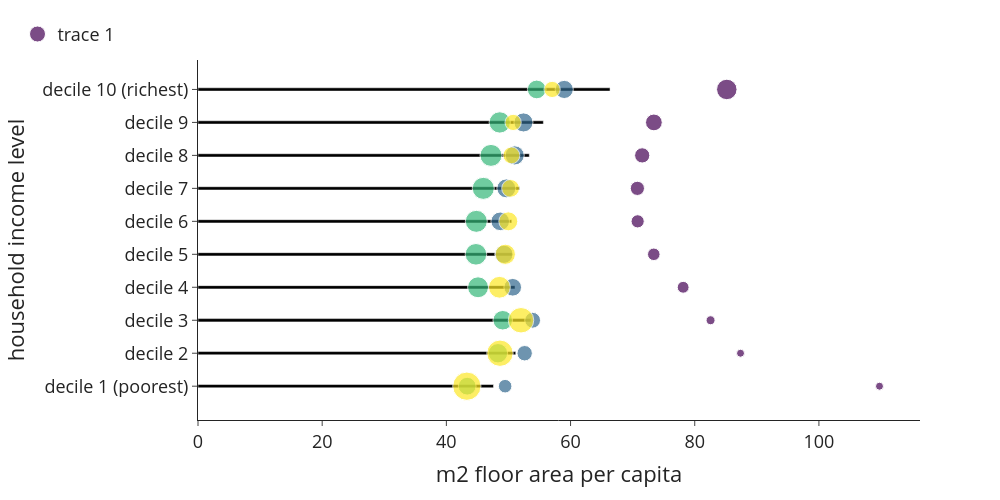

The code cell stored with this chart in its notebook:
### Markdown cell above
#### Floor area

### Code cell
#floor area per income level
use_m2_total_inc = (use['size2019_w1']*use['n_hhd']).groupby(level=0, sort=False).sum() #m2 total in each group summed by income level
use_cap_total_inc = use['n_hhdmem2019'].groupby(level=0, sort=False).sum() #no. of people in each group summed by income level
use_m2_per_cap_inc = use_m2_total_inc / use_cap_total_inc #m2/cap in each income group
use_m2_per_cap_inc.plot(kind='bar') #per person
"""interpretation: especially the highest income decile has considerably more floor area available than the vast majority"""

#floor area per income level and building type
use_m2_total_inc_type = (use['size2019_w1']*use['n_hhd']).groupby(level=[0,1], sort=False).sum() #m2 total in each group summed by income level
use_cap_total_inc_type = use['n_hhdmem2019'].groupby(level=[0,1], sort=False).sum() #no. of people in each group summed by income level
use_m2_per_cap_inc_type = use_m2_total_inc_type / use_cap_total_inc_type #m2/cap in each income group

#preparing the dataframes for plotting
df = use_m2_per_cap_inc
df2=use_m2_per_cap_inc_type.rename('value').to_frame()
df2['n_hhd'] = use['n_hhd'].groupby(level=[0,1], sort=False).sum()
df2 = df2.reset_index()

#plot
colors = ['#000000', #construction
                            '#fe6100', #buildings                                              
                                        '#648fff', #roads
                                        '#785ef0', #railways
                                        '#ffb000', #electricity
                                        '#808080', #other civil engineering
                                        '#000000', #construction
                                        ]
fig = px.bar(df, x=df.values, y=df.index,  
             labels={'x':'m2 floor area per capita', 'inc_lab':'household income level'}, 
             template='simple_white', 
             color_discrete_sequence=colors) 
fig.update_layout(width=1000, height=500, 
                      #xaxis_tickformat = '.0%',
                      font=dict(size=18),
                      bargap=0.9,
                      legend=dict(
        orientation="h",
        #entrywidth=70,
        yanchor="bottom",
        y=1.02,
        xanchor="left",
        x=-0.25,
    ))

fig.add_trace(go.Scatter(
        y=df2['inc_lab'], 
        x=df2['value'],
        mode='markers',
        marker=dict(size=df2['n_hhd'],
                    sizemode='area',
                    sizeref=4*max(df2['n_hhd'])/(40.**2),
                    sizemin=4,
                    color=10*[0, 1, 2, 3],
                   #symbol=df2['typology_lab']
                    ),
        #size=round(df.groupby('approach', sort=False).sum(numeric_only=True).value,0).astype(int).astype(str)+'Mt',
        #mode='text',
        #textposition='middle right',
        showlegend=True
    ))

### Figure 1 — Plotly figure (JSON) as saved in the notebook; plotly's stock layout.template omitted (floating-point values rounded to 4 significant figures)
{"data": [{"alignmentgroup": "True", "hovertemplate": "m2 floor area per capita=%{x}<br>household income level=%{y}<extra></extra>", "legendgroup": "", "marker": {"color": "#000000", "pattern": {"shape": ""}}, "name": "", "offsetgroup": "", "orientation": "h", "showlegend": false, "textposition": "auto", "type": "bar", "x": [47.59, 51.18, 53.64, 51.06, 50.61, 50.53, 51.81, 53.36, 55.63, 66.36], "xaxis": "x", "y": ["decile 1 (poorest)", "decile 2", "decile 3", "decile 4", "decile 5", "decile 6", "decile 7", "decile 8", "decile 9", "decile 10 (richest)"], "yaxis": "y"}, {"marker": {"color": [0, 1, 2, 3, 0, 1, 2, 3, 0, 1, 2, 3, 0, 1, 2, 3, 0, 1, 2, 3, 0, 1, 2, 3, 0, 1, 2, 3, 0, 1, 2, 3, 0, 1, 2, 3, 0, 1, 2, 3], "size": [32320, 95375, 164910, 416060, 27910, 123415, 195890, 361150, 41930, 130265, 198990, 337315, 72855, 162040, 226990, 246645, 81515, 172410, 242080, 212625, 90250, 180150, 251675, 186565, 104745, 186740, 253250, 163695, 120350, 190495, 250165, 147490, 145640, 189465, 235990, 137225, 218120, 171400, 181885, 136870], "sizemin": 4, "sizemode": "area", "sizeref": 1040.0}, "mode": "markers", "showlegend": true, "type": "scatter", "x": [109.8, 49.46, 43.35, 43.3, 87.37, 52.61, 48.31, 48.63, 82.55, 53.89, 49.08, 52.02, 78.13, 50.69, 45.1, 48.55, 73.41, 49.27, 44.77, 49.49, 70.81, 48.67, 44.82, 49.97, 70.76, 49.66, 45.94, 50.34, 71.54, 51.0, 47.18, 50.47, 73.42, 52.42, 48.6, 50.75, 85.16, 58.98, 54.55, 57.03], "y": ["decile 1 (poorest)", "decile 1 (poorest)", "decile 1 (poorest)", "decile 1 (poorest)", "decile 2", "decile 2", "decile 2", "decile 2", "decile 3", "decile 3", "decile 3", "decile 3", "decile 4", "decile 4", "decile 4", "decile 4", "decile 5", "decile 5", "decile 5", "decile 5", "decile 6", "decile 6", "decile 6", "decile 6", "decile 7", "decile 7", "decile 7", "decile 7", "decile 8", "decile 8", "decile 8", "decile 8", "decile 9", "decile 9", "decile 9", "decile 9", "decile 10 (richest)", "decile 10 (richest)", "decile 10 (richest)", "decile 10 (richest)"]}], "layout": {"bargap": 0.9, "barmode": "relative", "font": {"size": 18}, "height": 500, "legend": {"orientation": "h", "tracegroupgap": 0, "x": -0.25, "xanchor": "left", "y": 1.02, "yanchor": "bottom"}, "margin": {"t": 60}, "width": 1000, "xaxis": {"anchor": "y", "domain": [0, 1], "title": {"text": "m2 floor area per capita"}}, "yaxis": {"anchor": "x", "domain": [0, 1], "title": {"text": "household income level"}}}}
